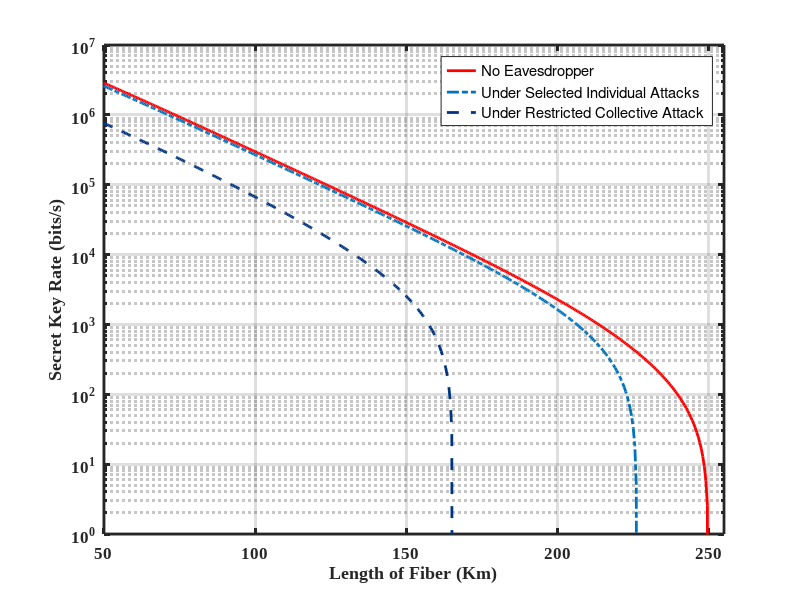

This chart was generated by the following MATLAB code:
clc; clear;
% parameters
mu = 0.5; % Mean Number of Photons/Pulse
alpha = 0.2; % Attenuation in fiber in dB/Km
delta_f = 1e3; % Linewidth in Hz
d_t = 1e-9; % 1/Bit rate
R_b = 1e9; % Bit Rate
L = 0:0.5:260; % Length of Fiber in Km
t_B = 0.5; % Transmittance of BS
loss_MZI = 1 * 10^(-0.2); % 2 dB loss in MZI
theta = 0; % Phase difference of two consecutive pulses
eta = 0.2; % Efficiency of Detectror
P_d = 2e-7; % Dark Cout Probability/Pulse Detector
t_d = 10e-9; % Dead Time in Detector
t_BSE = 0.8 %Transmittance of Eve's BS
f_decoy = 0.2; % Probability used to generate the decoy state
duty_cycle_TTL = 0.75; % Duty cycle of TTL pulses
f = 1.16;
% Phase Noise at LASER
sigma = sqrt(2*pi*delta_f*d_t);
%Channel transmittance
eta_channel = 10.^(- alpha * L /10);
Photon_count_after_channel = mu * 10.^(- alpha * L /10) * R_b;
%% DATA LINE %%
% After Beam Splitter
Photon_count_after_BS = mu * 10.^(- alpha * L /10)* R_b * t_B;
% Photon Counts considering the SPD efficiency and dark count rate
Photon_count_after_D_d = Photon_count_after_BS .* eta + P_d * R_b;
% Effective time difference between two consecutive pulses at data line
effective_time_difference_D_d = 1./(Photon_count_after_D_d) + t_d;
% Considering the Duty Cycle of TTL Pulses at D_d
effective_counts_D_d = ((1./effective_time_difference_D_d)).* duty_cycle_TTL;
% Error Counts at the D_d
E_C_D_d = ((P_d.*R_b.*exp(-mu.*eta_channel.*eta.*t_B))./(1 + t_d.*P_d.*R_b.*exp(-mu.*eta_channel.*eta.*t_B)))* duty_cycle_TTL;
% QBER
Q_data_0 = (E_C_D_d) ./(effective_counts_D_d);
Q_data = (E_C_D_d) ./(effective_counts_D_d).*100;
%% MONITORING LINE%%
% After Beam Splitter
Photon_count_after_BS = mu * 10.^(- alpha * L /10)* R_b * (1-t_B);
% Photon Counts after MZI
Photon_Count_MZI_Upper = loss_MZI * mu * 10.^(- alpha * L /10)*  R_b * (1-t_B) * ((1+ 1*exp(-(sigma.^2)./2) * cos(theta))/2);
Photon_Count_MZI_Lower = loss_MZI * mu * 10.^(- alpha * L /10)*  R_b * (1-t_B) * ((1- 1*exp(-(sigma.^2)./2) * cos(theta))/2);
% No. of Photons reach at the SPDs
Photon_Count_before_SPD_0 = Photon_Count_MZI_Upper;
Photon_Count_before_SPD_1 = Photon_Count_MZI_Lower;
% Photon Couts considering the SPD efficiency and dark count rate
Photon_Count_after_SPD_0 = Photon_Count_before_SPD_0 * eta + P_d * R_b;
Photon_Count_after_SPD_1 = Photon_Count_before_SPD_1 * eta + P_d * R_b;
% Effective time difference between two consecutive pulses
effective_time_difference_SPD_0 = 1./(Photon_Count_after_SPD_0) + t_d;
effective_time_difference_SPD_1 = 1./(Photon_Count_after_SPD_1) + t_d;
% Considering the Duty Cycle of TTL Pulses
effective_counts_SPD_0 = ((1./effective_time_difference_SPD_0))* duty_cycle_TTL;
effective_counts_SPD_1 = ((1./effective_time_difference_SPD_1))* duty_cycle_TTL;
% Considering the Probability factor
total_counts_D_M1 = ((1./effective_time_difference_SPD_0))* duty_cycle_TTL * (2.*f_decoy + (1-f_decoy).^2./2);
total_counts_D_M2 = ((1./effective_time_difference_SPD_1))* duty_cycle_TTL * (2.*f_decoy + (1-f_decoy).^2./2);
% Visibility
V = (total_counts_D_M1 - total_counts_D_M2)./(total_counts_D_M1 + total_counts_D_M2);
% No of counts after Sifting
R_s = effective_counts_D_d * (1 - f_decoy);
% Binary entropy function with edge case handling
H2 = @(x) -(x .* log2(x) + (1 - x) .* log2(1 - x));
H2 = @(x) real((x==0 | x==1).*0 + (x>0 & x<1).*H2(x));
% No Attack
I_Eve0 = zeros(size(L));
R0 = R_s .* (1 - f.*H2(Q_data_0) - I_Eve0);
R0(R0<=0)=eps;
% Only BS Attack
I_Eve_BS = mu*(1-t_BSE).*10^(-0.2*1/10);
% Only IR Attack
I_Eve_IR = (1-V).*(1+exp(-mu.*eta_channel))./(2*exp(-mu.*eta_channel));
% Under BS and IR Attack
I_Eve_Individual = I_Eve_BS + I_Eve_IR;
R_Individual = R_s .* (1 - f.*H2(Q_data_0) - I_Eve_Individual);
R_Individual(R_Individual<=0)=eps;
%Overlap
Delta = (2.*V - 1).*exp(-mu) - 2.*sqrt(1 - exp(-2.*mu)).*sqrt(V.*(1 - V));
%Holevo Information under restricted collective attacks
zeta_COW = Q_data_0 + (1 - Q_data_0).*H2((1 + Delta)./2);
R_Collective = R_s .* (1 - f.*H2(Q_data_0) - zeta_COW);
R_Collective(R_Collective<=0)=eps;
figure;
semilogy(L, R0,'Color',[1.00 0.00 0.00], 'LineStyle','-',  'LineWidth',2); hold on;
semilogy(L, R_Individual,'Color',[0.00 0.45 0.74], 'LineStyle','-.', 'LineWidth',2);
semilogy(L, R_Collective,'Color',[0.00 0.20 0.50], 'LineStyle','--', 'LineWidth',2);
xlabel('Length of Fiber (Km)' , 'FontName', 'Times New Roman','FontSize', 13,'FontWeight', 'bold');
ylabel('Secret Key Rate (bits/s)' , 'FontName', 'Times New Roman','FontSize', 13,'FontWeight', 'bold');
legend('No Eavesdropper','Under Selected Individual Attacks','Under Restricted Collective Attack','Location','northeast');
grid on;
xlim([50 255]);
ylim([1e0 1e7]);
ax_main = gca;
box on;
set(gca, 'FontName', 'Times New Roman','FontWeight', 'bold', 'FontSize', 12,'LineWidth', 2);
hold off;
